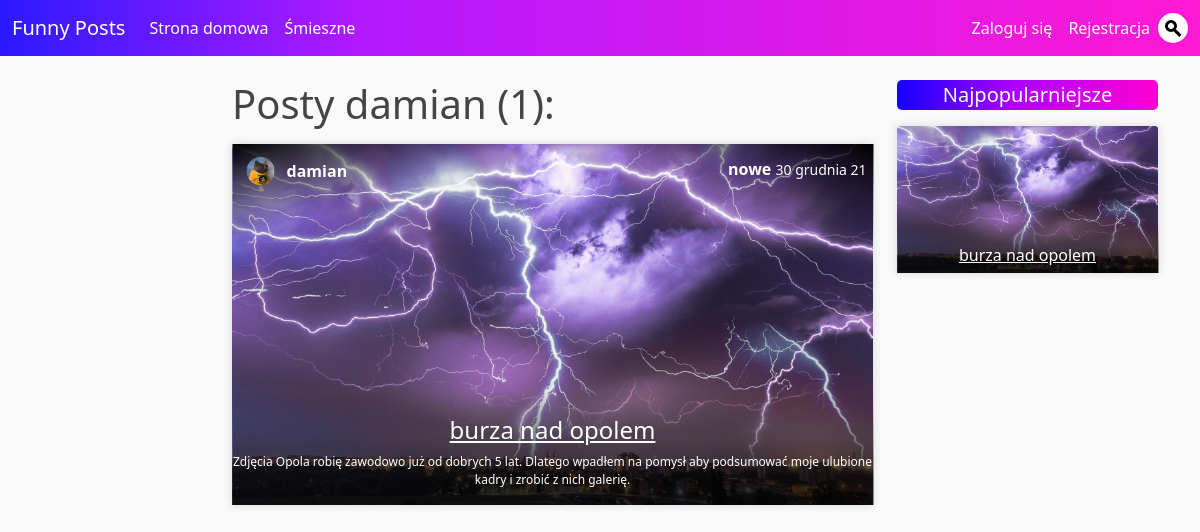
The page /user/damian on the database its author committed.
### posts/models.py (models this page shows, shortened)
class Post(models.Model):
    title       = models.CharField(max_length=100)
    content     = RichTextUploadingField(blank=True, null=True)
    zajawka     = models.TextField(max_length=200, blank=True, null=True, default=' ')
    date_posted = models.DateTimeField(default=timezone.now)
    author      = models.ForeignKey(User, on_delete=models.CASCADE)
    image       = ResizedImageField(size=[1920, 1080], crop=['middle', 'center'], quality=99, upload_to=upload_location)
    likes       = models.ManyToManyField(User, related_name='blog_post', blank=True)
    unlikes     = models.ManyToManyField(User, related_name='blog_post_u', blank=True)
    category    = models.ForeignKey(Category, on_delete=models.CASCADE, default='1')
    view_count  = models.IntegerField(default=0)
    STATUS_CHOICES = (('Oczekujace','oczekujące'), ('Zaakceptowane', 'zaakceptowane'))
    status      = models.CharField(max_length=25, choices=STATUS_CHOICES, default='Oczekujące')

class Category(models.Model):
    name        = models.CharField(max_length=100)

### users/models.py (models this page shows, shortened)
class Profile(models.Model):
    user    = models.OneToOneField(User, on_delete=models.CASCADE)
    image   = ResizedImageField(size=[125, 125], crop=['top', 'center'], quality=99, upload_to='profile_pics', default="default.jpg")

### posts/views.py (the view)
# urls.py: path('user/<str:username>', UserPostListView.as_view(), name='user-posts'),
class UserPostListView(ListView):
    model = Post
    template_name = 'posts/user_posts.html'
    context_object_name = 'posts'
    paginate_by = 15
    def get_queryset(self):
        user = get_object_or_404(User, username=self.kwargs.get('username'))
        return Post.objects.filter(author=user, status='Zaakceptowane').order_by('-date_posted')

### funnyp/context_processors.py (called while the page is built)
def popularposts(request):
    return{
        'popularposts': Post.objects.filter(status='Zaakceptowane').annotate(like_count=Count('likes')-Count('unlikes')).order_by('-like_count')[:10]
    }

def userframe(request, *args, **kwargs):
    try:
        user = get_object_or_404(User, username=request.user)
        userposts = Post.objects.filter(author=user, status='Zaakceptowane').aggregate(total_likes=Count('likes')-Count('unlikes'))['total_likes'] or 0
        return {
            'userlikes': userposts,
            'userimage': user.profile.image,
            'current_user': user
        }
    except:
        return {}

### posts/templates/posts/user_posts.html (shortened to what this page needs)
{% extends "posts/base.html" %}
{% block content %}
    <h1 class="mb-3">Posty {{ view.kwargs.username }} ({{ page_obj.paginator.count }}):</h1>
    {% for post in posts %}
        <article class="media post-section">
            <div class="media-body">
                <div class="post-container">
                    <div class="post-header d-flex flex-row mb-1">
                        <div class="post-header-inside-left me-auto">
                            <img class="rounded-circle article-img" src="{{ post.author.profile.image.url }}">
                            <a class="flex-grow-1 text-white fw-bold" style="text-decoration:none" href="{% url 'user-posts' post.author.username %}">{{ post.author }}</a>
                        </div>
                        <div class="post-header-inside-right">
                            <a class="text-white fw-bold" style="text-decoration:none" text="white" href="{% url 'category' post.category.id %}">{{ post.category.name }}</a>
                            <small>{{ post.date_posted|date:"d E y" }}</small>
                        </div>
                    </div>
                    <img class="card-img-top" src="{{ post.image.url }}">
                    <div class="post-title">
                        <h4 class="text-center"><a class="article-title-homepage" href="{% url 'post-detail' post.id %}">{{ post.title }}</a></h4>
                        <p class="article-sneak">{{ post.zajawka }}</p>
                    </div>
                </div>
            </div>
        </article>
    {% endfor %}
{% endblock content %}

### posts/templates/posts/base.html (shortened to what this page needs)
{% load static %}
<!DOCTYPE html>
<html>
<head>
    <link href="https://cdn.jsdelivr.net/npm/bootstrap@5.0.0-beta2/dist/css/bootstrap.min.css" rel="stylesheet">
    <link rel="stylesheet" type="text/css" href="{% static 'posts/main.css' %}">
    <link rel="stylesheet" type="text/css" href="{% static 'posts/searchbar.css' %}">
</head>
<body>
    <header class="site-header">
      <nav class="navbar navbar-expand-lg navbar-dark bg-steel fixed-top">
        <div class="container-fluid">
          <a class="navbar-brand mr-4" href="{% url 'blog-home' %}">Funny Posts</a>
          <div class="collapse navbar-collapse" id="navbarToggle">
            <div class="navbar-nav me-auto">
              <div class="navbar-nav">
                <a class="nav-item nav-link" href="{% url 'blog-home' %}">Strona domowa</a>
                <a class="nav-item nav-link" href="{% url 'category' 1 %}">Śmieszne</a>
              </div>
            </div>
            <div class="navbar-nav">
              {% if user.is_authenticated %}
              <a class="nav-item nav-link" href="{% url 'post-create' %}">Nowy Post</a>
              <a class="nav-item nav-link" href="{% url 'profile' %}">Profil</a>
              <a class="nav-item nav-link" href="{% url 'logout' %}">Wyloguj się</a>
              {% else %}
              <a class="nav-item nav-link" href="{% url 'login' %}">Zaloguj się</a>
              <a class="nav-item nav-link" href="{% url 'register' %}">Rejestracja</a>
              {% endif %}
              <form method='GET' action='{% url "searchbar" %}' class="d-flex">
                <div class="search">
                  <div class="icon"></div>
                </div>
              </form>
            </div>
          </div>
        </div>
      </nav>
    </header>
    <main role="main" class="container">
      <div class="row">
        <div class="col-md-2"></div>
        <div class="col-md-7">
            {% block content %}{% endblock %}
        </div>
        <div class="col-md-3">
          <div class="najpopularniejsze">
            <p class="text-center">Najpopularniejsze</p>
          </div>
          {% for post in popularposts %}
            <article class="media post-section">
                <div class="media-body">
                  <div class="post-container">
                    <img class="card-img-top" src="{{ post.image.url }}">
                    <div class="post-title">
                        <h6 class="text-center"><a class="article-title-homepage" href="{% url 'post-detail' post.id %}">{{ post.title }}</a></h6>
                    </div>
                  </div>
                </div>
            </article>
          {% endfor %}
        </div>
      </div>
    </main>
</body>
</html>

### posts/static/posts/main.css (style rules this page uses)
body { background: #fafafa; color: #333333; margin-top: 5rem; }
h1, h2, h3, h4, h5, h6 { color: #444444; }
.bg-steel { background: rgb(255,0,207); background: linear-gradient(270deg, rgba(255, 0, 208, 0.9) 0%, rgba(170,0,255,0.9) 70%, rgba(20,0,255,0.9) 100%); }
.site-header .navbar-nav .nav-link { color: #ffffff; }
.site-header .navbar-nav .navbar-nav .nav-link { color: #ffffff; }
.post-container { position: relative; text-align: center; color: white; }
.post-title { background: -webkit-linear-gradient(rgba(128, 35, 35, 0.01), rgba(0, 0, 0, 0.8) 80%) ; position: absolute; padding-top: 25px; width: 100%; bottom: 0%; left: 50%; transform: translate(-50%, 0%); }
.post-header { position: absolute; padding-bottom: 25px; width: 100%; top: 0%; left: 50%; transform: translate(-50%, 0%); }
.post-header-inside-left { background: rgb(0,0,0); background: linear-gradient(160deg, rgba(0,0,0,1) 0%, rgba(255,255,255,0) 30%); height: 220px; width: 50%; padding-top: 2%; text-align: left; padding-left: 1%; color: white; }
.post-header-inside-right { background: rgb(0,0,0); background: linear-gradient(200deg, rgba(0,0,0,1) 0%, rgba(255,255,255,0) 30%); height: 220px; width: 50%; padding-top: 2%; padding-right: 1%; text-align: right; }
.post-section { text-align: center; background: #ffffff; border: None; margin-bottom: 20px; box-shadow: 0px 0px 8px 1px #dddddd; }
.article-title-homepage { color: #ffffff; }
.article-sneak { white-space: pre-line; font-size: 12px; }
.article-img { height: 28px; width: 28px; margin-right: 8px; margin-left: 8px; margin-bottom: 4px; }
.najpopularniejsze { background: rgb(255,0,207); background: linear-gradient(270deg, rgba(255,0,207,1) 0%, rgba(170,0,255,1) 56%, rgba(20,0,255,1) 100%); color: white; border-radius: 5px; font-size: 20px; }

### posts/static/posts/searchbar.css (style rules this page uses)
.search { position: relative; top: 5px; width: 30px; height: 30px; background: white; border-radius: 20px; transition: 0.5s; box-shadow: 0 0 0 1px rgba(255,0,207,0.5); overflow: hidden; }
.search .icon { position: absolute; top: 11px; left: 11px; width: 7px; height: 7px; background: white; border-radius: 20px; display: flex; justify-content: center; align-items: center; z-index: 1000; cursor: pointer; }
.search .icon::before { content: ''; position: absolute; width: 12px; height: 12px; border: 3px solid black; border-radius: 50%; transform: translate(-2px, -2px) rotate(315deg); }
.search .icon::after { content: ''; position: absolute; width: 3px; height: 8px; background:black; transform: translate(5px, 5px) rotate(315deg); }

### rows shown on the page
Post: author.profile.image (placeholder picture), author "damian", category.name "nowe", date_posted "30 grudnia 21", image (picture), title "burza nad opolem", zajawka "Zdjęcia Opola robię zawodowo już od dobrych 5 lat. Dlatego wpadłem na pomysł aby podsumować moje ulubione kadry i zrobić z nich galerię."

### other values the page prints
{{ view.kwargs.username }} "damian"
{{ page_obj.paginator.count }} "1"
